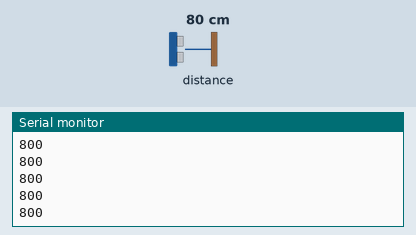
Recording of a sketch running on a simulated Arduino Uno, built with avr-gcc and run on an emulated ATmega328P. Shown: the last lines printed to the serial monitor. Inputs (shaded band) come from the test bench; at power-on: distance to the obstacle 80 cm.

Above: at 1.2 s.
1.3 s: distance to the obstacle set to 2 cm
At 1.9 s:
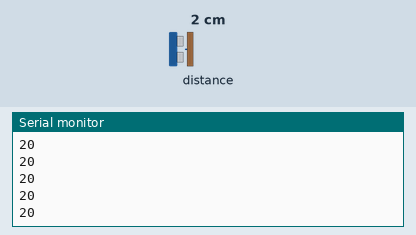
2.8 s: distance to the obstacle set to 4 cm
At 3.7 s:
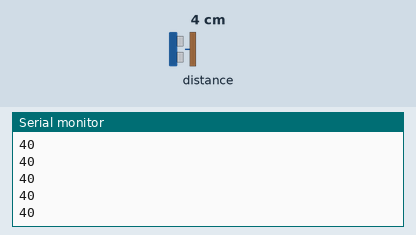
Timing chart, 0 to 5.8 s (numbered marks = the images above; inputs shaded):
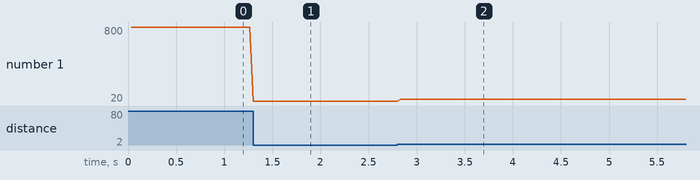

Measured:
- after the input at 1.3 s, the serial monitor: prints a new line at once (image 1)
- after the input at 2.8 s, the serial monitor: prints a new line at once (image 2)
- plotted number 1: 800 → 20 after the input at 1.3 s, 20 → 40 after the input at 2.8 s

The sketch:

distance.ino
```cpp
/* This example shows how to get single-shot range
 measurements from the VL53L0X. The sensor can optionally be
 configured with different ranging profiles, as described in
 the VL53L0X API user manual, to get better performance for
 a certain application. This code is based on the four
 "SingleRanging" examples in the VL53L0X API.

 The range readings are in units of mm. */

#include <Wire.h>
#include <VL53L0X.h>

VL53L0X sensor;


// Uncomment this line to use long range mode. This
// increases the sensitivity of the sensor and extends its
// potential range, but increases the likelihood of getting
// an inaccurate reading because of reflections from objects
// other than the intended target. It works best in dark
// conditions.

#define LONG_RANGE


// Uncomment ONE of these two lines to get
// - higher speed at the cost of lower accuracy OR
// - higher accuracy at the cost of lower speed

//#define HIGH_SPEED
#define HIGH_ACCURACY


void setup()
{
  Serial.begin(115200);
  Wire.begin();

  Serial.println("Serial Init done.");

  sensor.init();
  Serial.println("Sensor Init done.");

  sensor.setTimeout(500);
  //sensor.startContinuous(500);

#if defined LONG_RANGE
  // lower the return signal rate limit (default is 0.25 MCPS)
  sensor.setSignalRateLimit(0.1);
  // increase laser pulse periods (defaults are 14 and 10 PCLKs)
  sensor.setVcselPulsePeriod(VL53L0X::VcselPeriodPreRange, 18);
  sensor.setVcselPulsePeriod(VL53L0X::VcselPeriodFinalRange, 14);
#endif

#if defined HIGH_SPEED
  // reduce timing budget to 20 ms (default is about 33 ms)
  sensor.setMeasurementTimingBudget(20000);
#elif defined HIGH_ACCURACY
  // increase timing budget to 200 ms
  sensor.setMeasurementTimingBudget(200000);
#endif
}

void loop()
{
  Serial.print(sensor.readRangeSingleMillimeters());
  if (sensor.timeoutOccurred()) { Serial.print(" TIMEOUT"); }

  Serial.println();
}
```
